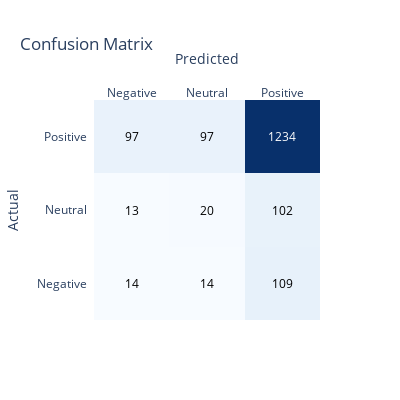
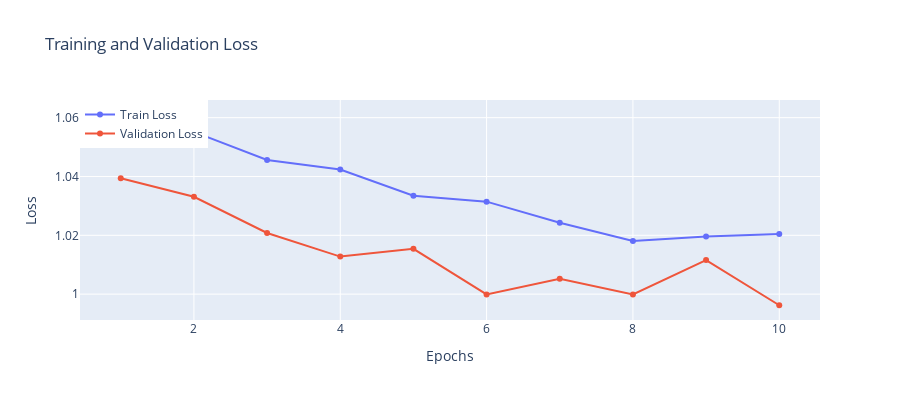

Notebook cell for these charts, in order:
### Code cell
print(classification_report(true_labels, preds, zero_division=1))
cm = confusion_matrix(true_labels, preds)
fig = ff.create_annotated_heatmap(z=cm, x=["Negative", "Neutral", "Positive"], y=["Negative", "Neutral", "Positive"], colorscale='Blues')
fig.update_layout(title="Confusion Matrix", xaxis_title="Predicted", yaxis_title="Actual", width=400, height=400)
fig.show()

fig = go.Figure()
fig.add_trace(go.Scatter(x=list(range(1, epochs+1)), y=train_losses, mode='lines+markers', name='Train Loss'))
fig.add_trace(go.Scatter(x=list(range(1, epochs+1)), y=val_losses, mode='lines+markers', name='Validation Loss'))
fig.update_layout(
    title="Training and Validation Loss",
    xaxis_title="Epochs",
    yaxis_title="Loss",
    legend=dict(x=0, y=1),
    width=900, height=400
)
fig.show()

### Figure 1 — Plotly figure (JSON) as saved in the notebook; plotly's stock layout.template omitted (floating-point values rounded to 4 significant figures)
{"data": [{"colorscale": [[0, "rgb(247,251,255)"], [0.125, "rgb(222,235,247)"], [0.25, "rgb(198,219,239)"], [0.375, "rgb(158,202,225)"], [0.5, "rgb(107,174,214)"], [0.625, "rgb(66,146,198)"], [0.75, "rgb(33,113,181)"], [0.875, "rgb(8,81,156)"], [1, "rgb(8,48,107)"]], "reversescale": false, "showscale": false, "type": "heatmap", "x": ["Negative", "Neutral", "Positive"], "y": ["Negative", "Neutral", "Positive"], "z": [[14, 14, 109], [13, 20, 102], [97, 97, 1234]]}], "layout": {"annotations": [{"font": {"color": "#000000"}, "showarrow": false, "text": "14", "x": "Negative", "xref": "x", "y": "Negative", "yref": "y"}, {"font": {"color": "#000000"}, "showarrow": false, "text": "14", "x": "Neutral", "xref": "x", "y": "Negative", "yref": "y"}, {"font": {"color": "#000000"}, "showarrow": false, "text": "109", "x": "Positive", "xref": "x", "y": "Negative", "yref": "y"}, {"font": {"color": "#000000"}, "showarrow": false, "text": "13", "x": "Negative", "xref": "x", "y": "Neutral", "yref": "y"}, {"font": {"color": "#000000"}, "showarrow": false, "text": "20", "x": "Neutral", "xref": "x", "y": "Neutral", "yref": "y"}, {"font": {"color": "#000000"}, "showarrow": false, "text": "102", "x": "Positive", "xref": "x", "y": "Neutral", "yref": "y"}, {"font": {"color": "#000000"}, "showarrow": false, "text": "97", "x": "Negative", "xref": "x", "y": "Positive", "yref": "y"}, {"font": {"color": "#000000"}, "showarrow": false, "text": "97", "x": "Neutral", "xref": "x", "y": "Positive", "yref": "y"}, {"font": {"color": "#FFFFFF"}, "showarrow": false, "text": "1234", "x": "Positive", "xref": "x", "y": "Positive", "yref": "y"}], "height": 400, "title": {"text": "Confusion Matrix"}, "width": 400, "xaxis": {"dtick": 1, "gridcolor": "rgb(0, 0, 0)", "side": "top", "ticks": "", "title": {"text": "Predicted"}}, "yaxis": {"dtick": 1, "ticks": "", "ticksuffix": "  ", "title": {"text": "Actual"}}}}

### Figure 2 — Plotly figure (JSON) as saved in the notebook; plotly's stock layout.template omitted (floating-point values rounded to 4 significant figures)
{"data": [{"mode": "lines+markers", "name": "Train Loss", "type": "scatter", "x": [1, 2, 3, 4, 5, 6, 7, 8, 9, 10], "y": [1.061, 1.055, 1.046, 1.042, 1.033, 1.031, 1.024, 1.018, 1.02, 1.02]}, {"mode": "lines+markers", "name": "Validation Loss", "type": "scatter", "x": [1, 2, 3, 4, 5, 6, 7, 8, 9, 10], "y": [1.039, 1.033, 1.021, 1.013, 1.015, 0.9999, 1.005, 0.9999, 1.012, 0.9962]}], "layout": {"height": 400, "legend": {"x": 0, "y": 1}, "title": {"text": "Training and Validation Loss"}, "width": 900, "xaxis": {"title": {"text": "Epochs"}}, "yaxis": {"title": {"text": "Loss"}}}}
